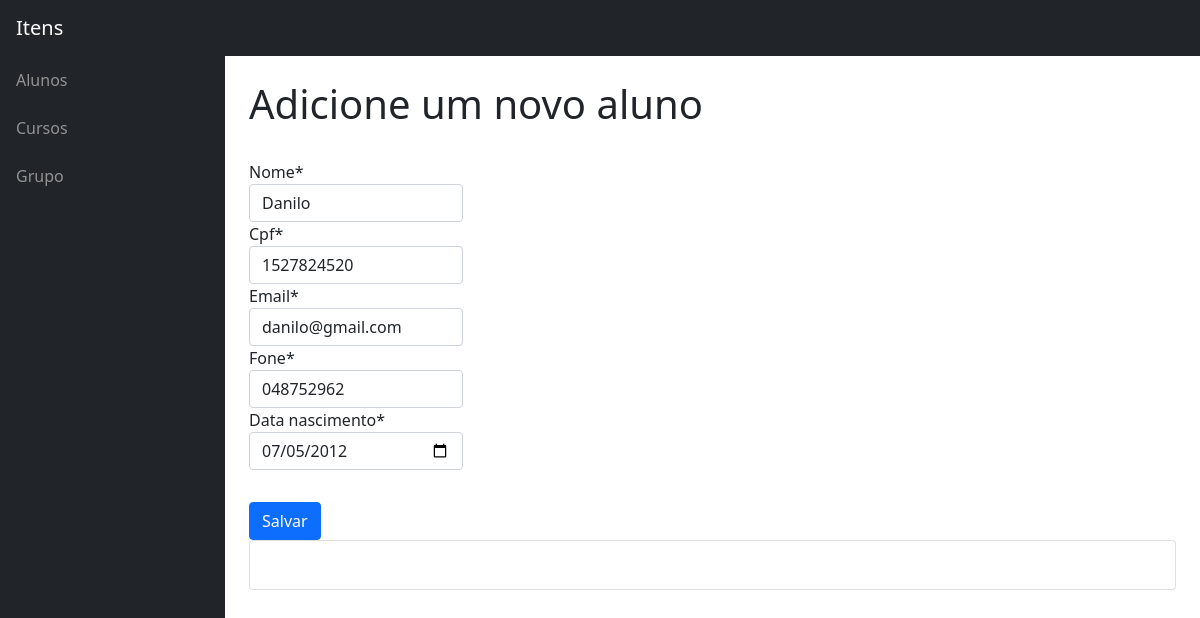
Page /updatealunos/1 on the committed database.
### Crud/models.py (models this page shows, shortened)
class Aluno (models.Model):
    id = models.AutoField(primary_key=True)
    cpf = models.CharField(max_length=11)
    nome = models.CharField(max_length=50)
    email = models.EmailField(max_length=50)
    fone = models.CharField(max_length=11)
    data_nascimento = models.DateField()

### Crud/views.py (the view)
# urls.py: path('updatealunos/<int:id>', updateAluno, name="updatealunos"),
def updateAluno (request, id):
    aluno = Aluno.objects.get(pk=id)
    form = AlunoForm(request.POST or None, instance=aluno)
    if form.is_valid() :
        form.save()
        return redirect("/readalunos") #mudar
    conteudo = {"formulario": form}
    return render(request, 'create_aluno.html', conteudo)

### Crud/form.py
class AlunoForm (ModelForm):
    class Meta:
        model = Aluno
        fields = ('nome','cpf','email','fone','data_nascimento')
        widgets = {
            'data_nascimento' : NumberInput(attrs={'type':'date'})
        }

### Crud/templates/create_aluno.html (shortened to what this page needs)
{% extends 'base.html' %}
{% load crispy_forms_tags %}
    {% block 'titulo_conteudo' %}
    <h1 class="mt-4"> Adicione um novo aluno </h1>
    {% endblock %}
    {% block 'conteudo_form' %}
                <form method="post">
                    {{formulario|crispy}}
                 <button class="btn btn-primary" type="submit" style="margin-top: 2rem;">Salvar</button>
                </form>
    {% endblock %}

### rows in the picture
Aluno: nome "Danilo", cpf "1527824520", email "danilo@gmail.com", fone "048752962", data_nascimento "07/05/2012"
